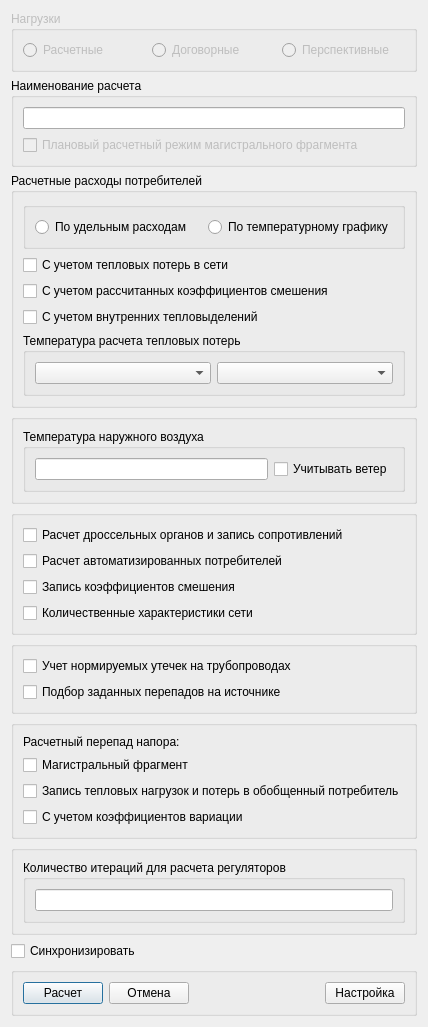
<?xml version="1.0" encoding="UTF-8"?>
<ui version="4.0">
 <class>Param1Dialog</class>
 <widget class="QDialog" name="dialog">
  <property name="geometry">
   <rect>
    <x>0</x>
    <y>0</y>
    <width>416</width>
    <height>681</height>
   </rect>
  </property>
  <property name="windowTitle">
   <string>Установки расчета планового режима</string>
  </property>
  <layout class="QVBoxLayout" name="verticalLayout">
   <item>
    <widget class="QGroupBox" name="group_Static1">
     <property name="enabled">
      <bool>false</bool>
     </property>
     <property name="visible">
      <bool>false</bool>
     </property>
     <property name="title">
      <string>Нагрузки</string>
     </property>
     <layout class="QHBoxLayout">
      <item>
       <widget class="QRadioButton" name="radio_Dop_nagr">
        <property name="text">
         <string>Расчетные</string>
        </property>
        <attribute name="buttonGroup">
         <string notr="true">bg_Dop_nagr</string>
        </attribute>
       </widget>
      </item>
      <item>
       <widget class="QRadioButton" name="radio_Radio3">
        <property name="text">
         <string>Договорные</string>
        </property>
        <attribute name="buttonGroup">
         <string notr="true">bg_Dop_nagr</string>
        </attribute>
       </widget>
      </item>
      <item>
       <widget class="QRadioButton" name="radio_Radio4">
        <property name="text">
         <string>Перспективные</string>
        </property>
        <attribute name="buttonGroup">
         <string notr="true">bg_Dop_nagr</string>
        </attribute>
       </widget>
      </item>
     </layout>
    </widget>
   </item>
   <item>
    <widget class="QGroupBox" name="group_Static8">
     <property name="title">
      <string>Наименование расчета</string>
     </property>
     <layout class="QVBoxLayout" name="verticalLayout_3">
      <item>
       <widget class="QLineEdit" name="edit_Name"/>
      </item>
      <item>
       <widget class="QCheckBox" name="check_Plan">
        <property name="enabled">
         <bool>false</bool>
        </property>
        <property name="visible">
         <bool>false</bool>
        </property>
        <property name="text">
         <string>Плановый расчетный режим магистрального фрагмента</string>
        </property>
       </widget>
      </item>
     </layout>
    </widget>
   </item>
   <item>
    <widget class="QGroupBox" name="group_Static2">
     <property name="title">
      <string>Расчетные расходы потребителей</string>
     </property>
     <layout class="QVBoxLayout">
      <item>
       <widget class="QGroupBox" name="groupBox_3">
        <property name="enabled">
         <bool>true</bool>
        </property>
        <layout class="QHBoxLayout" name="horizontalLayout_2">
         <item>
          <widget class="QRadioButton" name="radio_Ur">
           <property name="text">
            <string>По удельным расходам</string>
           </property>
           <attribute name="buttonGroup">
            <string notr="true">bg_Ur</string>
           </attribute>
          </widget>
         </item>
         <item>
          <widget class="QRadioButton" name="radio_Ur2">
           <property name="text">
            <string>По температурному графику</string>
           </property>
           <attribute name="buttonGroup">
            <string notr="true">bg_Ur</string>
           </attribute>
          </widget>
         </item>
        </layout>
       </widget>
      </item>
      <item>
       <widget class="QCheckBox" name="check_Teplopoter">
        <property name="text">
         <string>C учетом тепловых потерь в сети</string>
        </property>
       </widget>
      </item>
      <item>
       <widget class="QCheckBox" name="check_Uf_calc">
        <property name="text">
         <string>С учетом рассчитанных коэффициентов смешения</string>
        </property>
       </widget>
      </item>
      <item>
       <widget class="QCheckBox" name="check_Teplovyd">
        <property name="text">
         <string>С учетом внутренних тепловыделений</string>
        </property>
       </widget>
      </item>

      <item>
       <widget class="QGroupBox" name="group_Static3">
        <property name="title">
         <string>Температура расчета тепловых потерь</string>
        </property>
        <layout class="QHBoxLayout">
         <item>
          <widget class="QComboBox" name="combo_Metod"/>
         </item>
         <item>
          <widget class="QComboBox" name="combo_Trtp"/>
         </item>
        </layout>
       </widget>
      </item>

     </layout>
    </widget>
   </item>

   <item>
    <widget class="QGroupBox" name="groupBox">
     <layout class="QVBoxLayout">
      <item>
       <widget class="QGroupBox" name="group_Static4">
        <property name="title">
         <string>Температура наружного воздуха</string>
        </property>
        <layout class="QHBoxLayout">
         <item>
          <widget class="QLineEdit" name="edit_Tn"/>
         </item>
         <item>
          <widget class="QCheckBox" name="check_Veter">
           <property name="text">
            <string>Учитывать ветер</string>
           </property>
          </widget>
         </item>
        </layout>
       </widget>
      </item>
     </layout>
    </widget>
   </item>

   <item>
    <widget class="QGroupBox" name="group_Static7">
     <layout class="QVBoxLayout" name="verticalLayout_2">
      <item>
       <widget class="QCheckBox" name="check_Dross">
        <property name="text">
         <string>Расчет дроссельных органов и запись сопротивлений</string>
        </property>
       </widget>
      </item>
      <item>
       <widget class="QCheckBox" name="check_Avtomat">
        <property name="text">
         <string>Расчет автоматизированных потребителей</string>
        </property>
       </widget>
      </item>
      <item>
       <widget class="QCheckBox" name="check_Uf_new">
        <property name="text">
         <string>Запись коэффициентов смешения</string>
        </property>
       </widget>
      </item>
      <item>
       <widget class="QCheckBox" name="check_Char_sety">
        <property name="text">
         <string>Количественные характеристики сети</string>
        </property>
       </widget>
      </item>
     </layout>
    </widget>
   </item>
   <item>
    <widget class="QGroupBox" name="group_Static6">
     <property name="enabled">
      <bool>true</bool>
     </property>
     <property name="visible">
      <bool>true</bool>
     </property>
     <layout class="QVBoxLayout" name="verticalLayout_4">
      <item>
       <widget class="QCheckBox" name="check_Utechki">
        <property name="text">
         <string>Учет нормируемых утечек на трубопроводах</string>
        </property>
       </widget>
      </item>
      <item>
       <widget class="QCheckBox" name="check_Zn0">
        <property name="text">
         <string>Подбор заданных перепадов на источнике</string>
        </property>
       </widget>
      </item>
     </layout>
    </widget>
   </item>
   <item>
    <widget class="QGroupBox" name="group_Static6">
     <layout class="QVBoxLayout">
      <item>
       <widget class="QLabel" name="label_Static9">
        <property name="text">
         <string>Расчетный перепад напора:</string>
        </property>
       </widget>
      </item>
      <item>
       <widget class="QCheckBox" name="check_Mag_fragment">
        <property name="text">
         <string>Магистральный фрагмент</string>
        </property>
       </widget>
      </item>
      <item>
       <widget class="QCheckBox" name="check_Save_po">
        <property name="text">
         <string>Запись тепловых нагрузок и потерь в обобщенный потребитель</string>
        </property>
       </widget>
      </item>

      <item>
       <widget class="QCheckBox" name="check_Kv">
        <property name="text">
         <string>С учетом коэффициентов вариации</string>
        </property>
       </widget>
      </item>

     </layout>
    </widget>
   </item>



   <item>
    <widget class="QGroupBox" name="groupBox_iter">
     <layout class="QVBoxLayout">
      <item>
       <widget class="QGroupBox" name="group_Static_iter">
        <property name="title">
         <string>Количество итераций для расчета регуляторов</string>
        </property>
        <layout class="QHBoxLayout">
         <item>
          <widget class="QLineEdit" name="edit_kol_iter"/>
         </item>
        </layout>
       </widget>
      </item>
     </layout>
    </widget>
   </item>





   <item>
    <widget class="QCheckBox" name="check_copy_calc">
     <property name="text">
      <string>Синхронизировать</string>
     </property>
    </widget>
   </item>




   <item>
    <spacer name="verticalSpacer">
     <property name="orientation">
      <enum>Qt::Vertical</enum>
     </property>
     <property name="sizeHint" stdset="0">
      <size>
       <width>20</width>
       <height>40</height>
      </size>
     </property>
    </spacer>
   </item>
   <item>
    <widget class="QGroupBox" name="groupBox_2">
     <layout class="QHBoxLayout" name="horizontalLayout">
      <item>
       <widget class="QPushButton" name="push_Ok">
        <property name="text">
         <string>Расчет</string>
        </property>
       </widget>
      </item>

      <item>
       <widget class="QPushButton" name="push_Cancel">
        <property name="text">
         <string>Отмена</string>
        </property>
       </widget>
      </item>


      <item>
       <spacer name="horizontalSpacer">
        <property name="orientation">
         <enum>Qt::Horizontal</enum>
        </property>
        <property name="sizeHint" stdset="0">
         <size>
          <width>40</width>
          <height>20</height>
         </size>
        </property>
       </spacer>
      </item>



     <item>
       <widget class="QPushButton" name="push_Setup">
        <property name="text">
         <string>Настройка</string>
        </property>
       </widget>
      </item>






     </layout>
    </widget>
   </item>
  </layout>
 </widget>
 <resources/>
 <connections/>
 <buttongroups>
  <buttongroup name="bg_Ur"/>
  <buttongroup name="bg_Dop_nagr"/>
 </buttongroups>
</ui>
